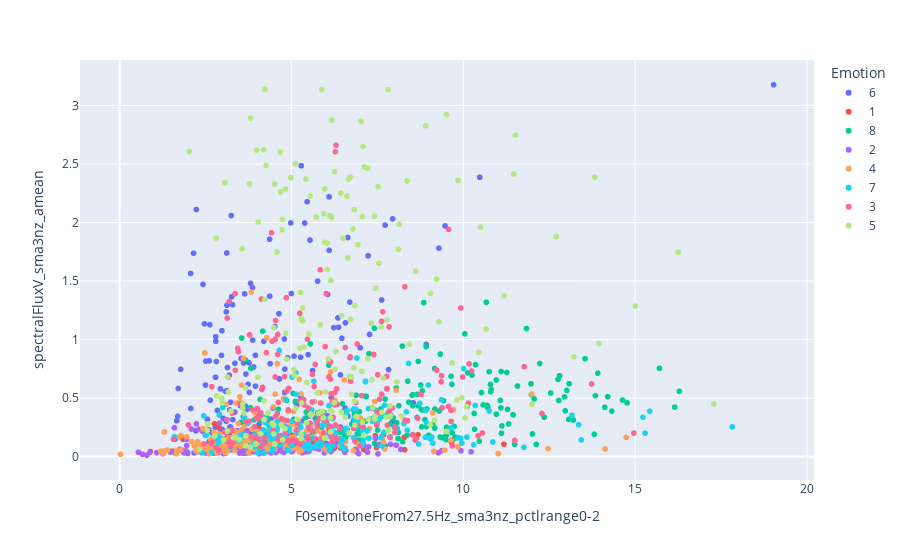

Notebook cell for this chart:
### Code cell
import plotly.express as px

fig = px.scatter(all_files,x='F0semitoneFrom27.5Hz_sma3nz_pctlrange0-2',y='spectralFluxV_sma3nz_amean',color='Emotion')
fig.show()
print(all_files.shape)

### Figure 1 — Plotly figure (JSON) as saved in the notebook; plotly's stock layout.template omitted (floating-point values rounded to 4 significant figures; data arrays with more than 128 entries replaced by an {"elided": "..."} marker saying what was removed)
{"data": [{"hovertemplate": "Emotion=6<br>F0semitoneFrom27.5Hz_sma3nz_pctlrange0-2=%{x}<br>spectralFluxV_sma3nz_amean=%{y}<extra></extra>", "legendgroup": "6", "marker": {"color": "#636efa", "symbol": "circle"}, "mode": "markers", "name": "6", "showlegend": true, "type": "scattergl", "x": {"elided": "192 float values"}, "xaxis": "x", "y": {"elided": "192 float values"}, "yaxis": "y"}, {"hovertemplate": "Emotion=1<br>F0semitoneFrom27.5Hz_sma3nz_pctlrange0-2=%{x}<br>spectralFluxV_sma3nz_amean=%{y}<extra></extra>", "legendgroup": "1", "marker": {"color": "#EF553B", "symbol": "circle"}, "mode": "markers", "name": "1", "showlegend": true, "type": "scattergl", "x": [4.3, 4.739, 4.522, 5.448, 6.097, 6.62, 7.681, 8.281, 7.439, 8.682, 8.972, 5.342, 5.238, 5.607, 9.658, 11.18, 4.697, 5.814, 7.105, 4.337, 3.509, 4.117, 6.474, 3.974, 5.632, 5.466, 5.46, 7.476, 4.391, 3.465, 3.71, 3.696, 3.835, 2.867, 3.11, 5.516, 2.761, 3.634, 4.066, 4.326, 2.596, 5.78, 3.149, 2.775, 3.863, 3.276, 3.505, 3.833, 6.402, 5.276, 5.871, 5.171, 5.519, 6.247, 8.295, 3.907, 6.125, 6.268, 3.491, 5.032, 4.713, 5.921, 4.213, 3.999, 3.389, 3.68, 1.847, 3.703, 0.8964, 2.981, 1.529, 1.81, 4.506, 5.697, 5.02, 2.471, 5.64, 6.184, 4.963, 6.425, 3.174, 4.074, 3.199, 2.897, 3.341, 4.778, 4.16, 5.507, 3.207, 3.954, 4.621, 3.08, 3.294, 3.023, 3.858, 2.624], "xaxis": "x", "y": [0.1107, 0.1166, 0.1042, 0.1035, 0.2334, 0.2307, 0.1878, 0.1636, 0.1777, 0.1866, 0.1704, 0.1832, 0.1068, 0.1159, 0.1224, 0.1063, 0.06585, 0.07509, 0.0604, 0.09801, 0.07528, 0.07324, 0.06897, 0.0705, 0.09317, 0.08345, 0.06647, 0.07736, 0.0869, 0.09085, 0.09266, 0.09041, 0.04326, 0.03487, 0.04715, 0.05319, 0.2803, 0.2147, 0.2386, 0.2867, 0.09365, 0.07226, 0.07614, 0.07956, 0.09186, 0.07429, 0.08641, 0.07527, 0.09009, 0.08667, 0.08908, 0.1146, 0.06869, 0.07195, 0.05823, 0.04915, 0.1934, 0.1779, 0.1675, 0.1826, 0.1103, 0.1715, 0.122, 0.1631, 0.1212, 0.1625, 0.1483, 0.1608, 0.04327, 0.04356, 0.04685, 0.0565, 0.06871, 0.0768, 0.06757, 0.073, 0.08557, 0.06491, 0.08622, 0.07645, 0.2025, 0.2109, 0.1883, 0.2483, 0.06235, 0.09351, 0.07814, 0.08505, 0.2277, 0.1957, 0.1609, 0.2142, 0.0802, 0.089, 0.08698, 0.1069], "yaxis": "y"}, {"hovertemplate": "Emotion=8<br>F0semitoneFrom27.5Hz_sma3nz_pctlrange0-2=%{x}<br>spectralFluxV_sma3nz_amean=%{y}<extra></extra>", "legendgroup": "8", "marker": {"color": "#00cc96", "symbol": "circle"}, "mode": "markers", "name": "8", "showlegend": true, "type": "scattergl", "x": {"elided": "192 float values"}, "xaxis": "x", "y": {"elided": "192 float values"}, "yaxis": "y"}, {"hovertemplate": "Emotion=2<br>F0semitoneFrom27.5Hz_sma3nz_pctlrange0-2=%{x}<br>spectralFluxV_sma3nz_amean=%{y}<extra></extra>", "legendgroup": "2", "marker": {"color": "#ab63fa", "symbol": "circle"}, "mode": "markers", "name": "2", "showlegend": true, "type": "scattergl", "x": {"elided": "192 float values"}, "xaxis": "x", "y": {"elided": "192 float values"}, "yaxis": "y"}, {"hovertemplate": "Emotion=4<br>F0semitoneFrom27.5Hz_sma3nz_pctlrange0-2=%{x}<br>spectralFluxV_sma3nz_amean=%{y}<extra></extra>", "legendgroup": "4", "marker": {"color": "#FFA15A", "symbol": "circle"}, "mode": "markers", "name": "4", "showlegend": true, "type": "scattergl", "x": {"elided": "192 float values"}, "xaxis": "x", "y": {"elided": "192 float values"}, "yaxis": "y"}, {"hovertemplate": "Emotion=7<br>F0semitoneFrom27.5Hz_sma3nz_pctlrange0-2=%{x}<br>spectralFluxV_sma3nz_amean=%{y}<extra></extra>", "legendgroup": "7", "marker": {"color": "#19d3f3", "symbol": "circle"}, "mode": "markers", "name": "7", "showlegend": true, "type": "scattergl", "x": {"elided": "192 float values"}, "xaxis": "x", "y": {"elided": "192 float values"}, "yaxis": "y"}, {"hovertemplate": "Emotion=3<br>F0semitoneFrom27.5Hz_sma3nz_pctlrange0-2=%{x}<br>spectralFluxV_sma3nz_amean=%{y}<extra></extra>", "legendgroup": "3", "marker": {"color": "#FF6692", "symbol": "circle"}, "mode": "markers", "name": "3", "showlegend": true, "type": "scattergl", "x": {"elided": "192 float values"}, "xaxis": "x", "y": {"elided": "192 float values"}, "yaxis": "y"}, {"hovertemplate": "Emotion=5<br>F0semitoneFrom27.5Hz_sma3nz_pctlrange0-2=%{x}<br>spectralFluxV_sma3nz_amean=%{y}<extra></extra>", "legendgroup": "5", "marker": {"color": "#B6E880", "symbol": "circle"}, "mode": "markers", "name": "5", "showlegend": true, "type": "scattergl", "x": {"elided": "192 float values"}, "xaxis": "x", "y": {"elided": "192 float values"}, "yaxis": "y"}], "layout": {"legend": {"title": {"text": "Emotion"}, "tracegroupgap": 0}, "margin": {"t": 60}, "xaxis": {"anchor": "y", "domain": [0, 1], "title": {"text": "F0semitoneFrom27.5Hz_sma3nz_pctlrange0-2"}}, "yaxis": {"anchor": "x", "domain": [0, 1], "title": {"text": "spectralFluxV_sma3nz_amean"}}}}
